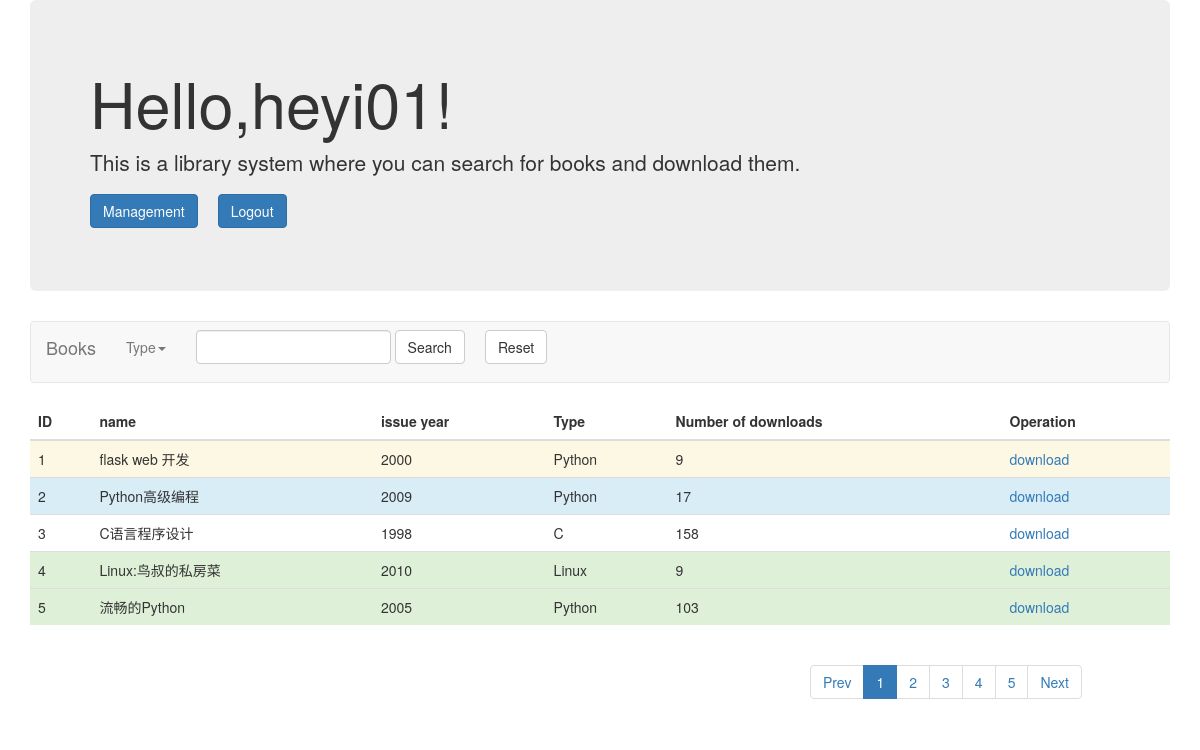
Page /home (signed in) on the earlier database version.
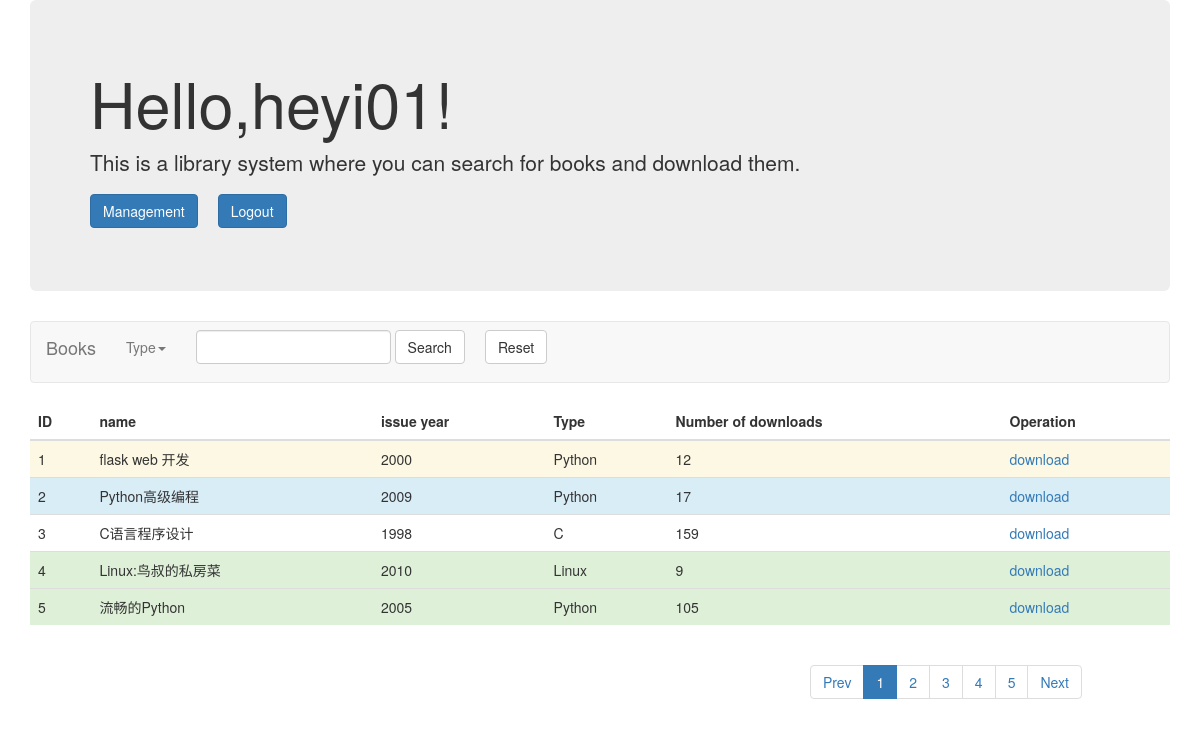
Same page on the later database version.
### models.py (models this page shows, shortened)
class Books(db.Model):
    id = db.Column(db.Integer,primary_key = True)
    book_name = db.Column(db.String(50))
    book_type = db.Column(db.String(50))
    book_introduction = db.Column(db.String(100))
    issue_year = db.Column(db.String(50))
    book_file_name = db.Column(db.String(50))
    add_book_time = db.Column(db.String(50))
    number_of_downloads = db.Column(db.Integer)

### app.py (the view)
@app.route("/home",methods = ['POST','GET'])
@login_required
@routing_permission_check
def home():
    form = SearchIdForms()
    username = session.get('user_id')
    dic1 = {'username':username,'active1':'active','active2':'','active3':'','active4':'','active5':'','current_page_number':1}
    book_info = Books.query.limit(5).all()
    if len(book_info) ==0:
        book_info_list=[]
    else:
        book_info_list = []
        for i in book_info:
            book_info_list.append(i.__dict__)
        for j in book_info_list:
            del j['_sa_instance_state']
            del j['add_book_time']
            del j['book_file_name']
        style_list = ['success','info','warning','error','']
        for dict_data in book_info_list:
            style_value = random.choice(style_list)
            dict_data['style'] = style_value
    return render_template('home.html',form = form,dic1 = dic1,list1 = book_info_list)

### forms.py
class SearchIdForms(FlaskForm):
    book_name= StringField('book_name',validators = [DataRequired()])
    submit = SubmitField('submit')

### decorator.py (called while the page is built)
def login_required(func):
    @wraps(func)
    def inner(*args, **kwargs):
        user_id = session.get('user_id')
        if not user_id:
            return jsonify({'error':'User not logged in'}
                           )
        else:
            g.user_id = user_id
            return func(*args, **kwargs)
    return inner

### templates/home.html (shortened to what this page needs)
<!DOCTYPE html>
<html>
<head>
	<link rel="stylesheet" href="/static/css/bootstrap.min.css">
</head>
<body>
	<div class="container">
		<div class="row clearfix">
			<div class="col-md-12 column">
				<div class="jumbotron">
					<h1>
						Hello,{{ dic1['username'] }}!
					</h1>
					<p>
						This is a library system where you can search for books and download them.
					</p>
					<p>
						 <a class="btn btn-primary btn-large" href="/management/user">Management</a><a style="margin-left: 20px;" class="btn btn-primary btn-large" href="/logout">Logout</a>
					</p>
				</div>
				<nav  class="navbar navbar-default" role="navigation">
					<div class="navbar-header">
						 <a class="navbar-brand" href="#">Books</a>
					</div>
					<div class="collapse navbar-collapse" id="bs-example-navbar-collapse-1">
						<ul class="nav navbar-nav">
							<li class="dropdown">
								 <a href="#" class="dropdown-toggle" data-toggle="dropdown">Type<strong class="caret"></strong></a>
							</li>
						</ul>
						<form class="navbar-form navbar-left" role="search" action="/home/search/1" method="post" >
							<div class="form-group">
								<input type="text" class="form-control" name = "book_name" />
							</div> <button type="submit" class="btn btn-default">Search</button><a style="margin-left: 20px;" type="submit" class="btn btn-default" href="/home" >Reset</a>
						</form>
					</div>
				</nav>
				<table  class="table">
					<thead>
						<tr>
							<th>
								ID
							</th>
							<th>
								name
							</th>
							<th>
								issue year
							</th>
							<th>
								Type
							</th>
							<th>
								Number of downloads
							</th>
							<th>
								Operation
							</th>
						</tr>
					</thead>
					<tbody>
						{% for item in list1 %}
							<tr class="{{ item['style'] }}" >
								<td>
									{{ item['id'] }}
								</td>
								<td>
									{{ item['book_name'] }}
								</td>
								<td>
									{{ item['issue_year'] }}
								</td>
								<td>
									{{ item['book_type'] }}
								</td>
								<td>
									{{ item['number_of_downloads'] }}
								</td>
								<td>
									<a href="/book/download/{{ item['id'] }}">download</a>
								</td>
							</tr>
						{% endfor %}
					</tbody>
				</table>
			</div>
		</div>
		<div class="row clearfix">
			<div class="col-md-2 column">
			</div>
			<div class="col-md-6 column">
			</div>
			<div class="col-md-4 column">
				<ul class="pagination">
					<li class="{{ dic1['active_Prev'] }}">
						{% if dic1['current_page_number'] <=2  %}
							<a href="/home">Prev</a>
						{% else %}
							<a href="/home/page/{{ dic1['current_page_number']-1 }}">Prev</a>
						{% endif %}
				   	</li>
					<li class="{{ dic1['active1'] }}">
						 <a href="/home">1</a>
					</li>
					<li class="{{ dic1['active2'] }}">
						 <a href="/home/page/2">2</a>
					</li>
					<li class="{{ dic1['active3'] }}">
						 <a href="/home/page/3">3</a>
					</li>
					<li class="{{ dic1['active4'] }}">
						 <a href="/home/page/4">4</a>
					</li>
					<li class="{{ dic1['active5'] }}">
						 <a href="/home/page/5">5</a>
					</li>
					<li class="{{ dic1['active_next'] }}">
						 <a href="/home/page/{{ dic1['current_page_number']+1 }}">Next</a>
					</li>
				</ul>
			</div>
		</div>
	</div>
</body>
</html>

Differences in the rows shown:
changed Books "flask web 开发": number_of_downloads "9" → "12"
changed Books "C语言程序设计": number_of_downloads "158" → "159"
changed Books "流畅的Python": number_of_downloads "103" → "105"
